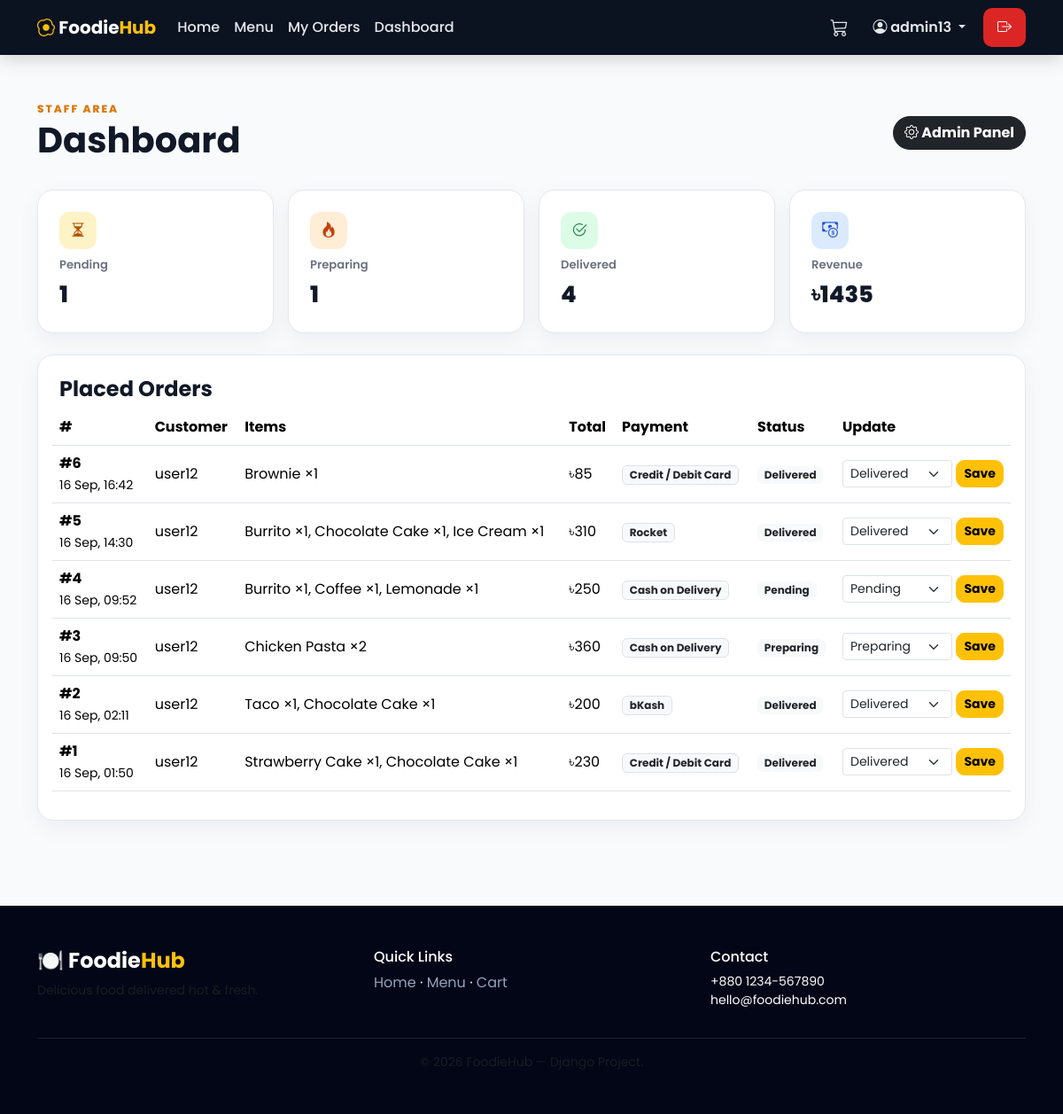
The page /dashboard/ (signed in) on the database its author committed.
### restaurant/models.py (models this page shows, shortened)
class Order(models.Model):
    STATUS_CHOICES = [
        ("Pending", "Pending"),
        ("Preparing", "Preparing"),
        ("Ready", "Ready"),
        ("Delivered", "Delivered"),
        ("Cancelled", "Cancelled"),
    ]
    PAYMENT_METHOD_CHOICES = [
        ("Cash on Delivery", "Cash on Delivery"),
        ("Card Payment", "Credit / Debit Card"),
        ("bKash", "bKash"),
        ("Nagad", "Nagad"),
        ("Rocket", "Rocket"),
    ]
    user = models.ForeignKey(User, on_delete=models.CASCADE, related_name="orders")
    created_at = models.DateTimeField(auto_now_add=True)
    status = models.CharField(max_length=20, choices=STATUS_CHOICES, default="Pending")
    payment_method = models.CharField(max_length=30, choices=PAYMENT_METHOD_CHOICES, default="Cash on Delivery")
    total = models.DecimalField(max_digits=10, decimal_places=2, default=0)
    class Meta:
        ordering = ["-created_at"]

class OrderItem(models.Model):
    order = models.ForeignKey(Order, on_delete=models.CASCADE, related_name="items")
    food_item = models.ForeignKey(FoodItem, on_delete=models.PROTECT)
    quantity = models.PositiveIntegerField(default=1)
    price = models.DecimalField(max_digits=8, decimal_places=2)
    total = models.DecimalField(max_digits=10, decimal_places=2)

class FoodItem(models.Model):
    CATEGORY_CHOICES = [
        ("Main Course", "Main Course"),
        ("Fast Food", "Fast Food"),
        ("Snacks", "Snacks"),
        ("Dessert", "Dessert"),
        ("Drinks", "Drinks"),
    ]
    name = models.CharField(max_length=120)
    emoji = models.CharField(max_length=10, default="🍽️")
    category = models.CharField(max_length=30, choices=CATEGORY_CHOICES, default="Main Course")
    description = models.TextField(blank=True)
    price = models.DecimalField(max_digits=8, decimal_places=2)
    available = models.BooleanField(default=True)
    image_url = models.URLField(blank=True, help_text="Optional direct food-photo URL. Leave blank to use the emoji fallback.")
    featured = models.BooleanField(default=False)
    class Meta:
        ordering = ["category", "name"]

### restaurant/views.py (the view)
# urls.py: path("dashboard/", views.dashboard, name="dashboard"),
@staff_member_required
def dashboard(request):
    orders = Order.objects.select_related("user").prefetch_related("items__food_item")
    pending_count = orders.filter(status="Pending").count()
    preparing_count = orders.filter(status="Preparing").count()
    delivered_count = orders.filter(status="Delivered").count()
    total_revenue = sum((order.total for order in orders if order.status != "Cancelled"), Decimal("0.00"))
    return render(request, "dashboard.html", {
        "orders": orders,
        "pending_count": pending_count,
        "preparing_count": preparing_count,
        "delivered_count": delivered_count,
        "total_revenue": total_revenue,
        "status_choices": Order.STATUS_CHOICES,
    })

### restaurant/context_processors.py (called while the page is built)
def cart_count(request):
    cart = request.session.get("cart", {})
    count = sum(int(qty) for qty in cart.values())
    return {"cart_count": count}

### templates/dashboard.html (shortened to what this page needs)
{% extends "base.html" %}
{% block content %}
<div class="container py-5">
    <div class="d-flex justify-content-between align-items-center mb-4">
        <div><span class="section-kicker">STAFF AREA</span><h1 class="fw-bold">Dashboard</h1></div>
        <a href="/admin/" class="btn btn-dark rounded-pill"><i class="bi bi-gear"></i> Admin Panel</a>
    </div>
    <div class="row g-3 mb-4">
        <div class="col-6 col-md-3"><div class="stat-card p-4"><div class="stat-icon stat-icon-pending"><i class="bi bi-hourglass-split"></i></div><span>Pending</span><strong>{{ pending_count }}</strong></div></div>
        <div class="col-6 col-md-3"><div class="stat-card p-4"><div class="stat-icon stat-icon-preparing"><i class="bi bi-fire"></i></div><span>Preparing</span><strong>{{ preparing_count }}</strong></div></div>
        <div class="col-6 col-md-3"><div class="stat-card p-4"><div class="stat-icon stat-icon-delivered"><i class="bi bi-check2-circle"></i></div><span>Delivered</span><strong>{{ delivered_count }}</strong></div></div>
        <div class="col-6 col-md-3"><div class="stat-card p-4"><div class="stat-icon stat-icon-revenue"><i class="bi bi-cash-coin"></i></div><span>Revenue</span><strong>৳{{ total_revenue|floatformat:0 }}</strong></div></div>
    </div>
    <div class="summary-card p-3">
        <h4 class="fw-bold px-2 pt-2">Placed Orders</h4>
        <div class="table-responsive">
            <table class="table align-middle">
                <thead><tr><th>#</th><th>Customer</th><th>Items</th><th>Total</th><th>Payment</th><th>Status</th><th>Update</th></tr></thead>
                <tbody>
                {% for order in orders %}
                <tr>
                    <td><strong>#{{ order.id }}</strong><br><small>{{ order.created_at|date:"d M, H:i" }}</small></td>
                    <td>{{ order.user.username }}</td>
                    <td>{% for item in order.items.all %}{{ item.food_item.name }} ×{{ item.quantity }}{% if not forloop.last %}, {% endif %}{% endfor %}</td>
                    <td>৳{{ order.total|floatformat:0 }}</td>
                    <td><span class="badge bg-light text-dark border">{{ order.get_payment_method_display }}</span></td>
                    <td><span class="badge bg-light text-dark">{{ order.status }}</span></td>
                    <td>
                        <form method="post" action="{% url 'update_order_status' order.id %}" class="d-flex gap-1">
                            <select name="status" class="form-select form-select-sm">
                                {% for value,label in status_choices %}
                                <option value="{{ value }}" {% if order.status == value %}selected{% endif %}>{{ label }}</option>
                                {% endfor %}
                            </select>
                            <button class="btn btn-sm btn-warning">Save</button>
                        </form>
                    </td>
                </tr>
                {% empty %}
                <tr><td colspan="7" class="text-center text-muted py-4">No orders yet.</td></tr>
                {% endfor %}
                </tbody>
            </table>
        </div>
    </div>
</div>
{% endblock %}

### templates/base.html (shortened to what this page needs)
{% load static %}
<!DOCTYPE html>
<html lang="en">
<head>
    <link href="https://cdn.jsdelivr.net/npm/bootstrap@5.3.2/dist/css/bootstrap.min.css" rel="stylesheet">
    <link rel="stylesheet" href="https://cdn.jsdelivr.net/npm/bootstrap-icons@1.11.2/font/bootstrap-icons.css">
    <link rel="stylesheet" href="{% static 'css/style.css' %}">
</head>
<body>
<nav class="navbar navbar-expand-lg navbar-dark sticky-top custom-navbar">
    <div class="container">
        <a class="navbar-brand fw-bold" href="{% url 'home' %}"><i class="bi bi-egg-fried text-warning"></i> Foodie<span class="text-warning">Hub</span></a>
        <div class="collapse navbar-collapse" id="nav">
            <ul class="navbar-nav me-auto">
                <li class="nav-item"><a class="nav-link" href="{% url 'home' %}">Home</a></li>
                <li class="nav-item"><a class="nav-link" href="{% url 'menu' %}">Menu</a></li>
                {% if user.is_authenticated %}
                <li class="nav-item"><a class="nav-link" href="{% url 'my_orders' %}">My Orders</a></li>
                {% endif %}
                {% if user.is_staff %}
                <li class="nav-item"><a class="nav-link" href="{% url 'dashboard' %}">Dashboard</a></li>
                {% endif %}
            </ul>
            <ul class="navbar-nav align-items-lg-center gap-lg-2">
                <li class="nav-item me-lg-1">
                    <a class="nav-link cart-link" href="{% url 'cart' %}" aria-label="Cart">
                        <i class="bi bi-cart3 fs-5"></i>
                    </a>
                </li>
                {% if user.is_authenticated %}
                <li class="nav-item dropdown">
                    <a class="nav-link dropdown-toggle account-toggle" data-bs-toggle="dropdown" href="#" role="button" aria-expanded="false">
                        <i class="bi bi-person-circle"></i> {{ user.username }}
                    </a>
                </li>
                <li class="nav-item ms-lg-1">
                    <a href="{% url 'logout' %}" class="btn logout-btn" title="Logout">
                        <i class="bi bi-box-arrow-right"></i><span class="d-lg-none ms-2">Logout</span>
                    </a>
                </li>
                {% else %}
                <li class="nav-item"><a class="nav-link" href="{% url 'login' %}">Login</a></li>
                <li class="nav-item ms-lg-2"><a class="btn btn-warning nav-signup" href="{% url 'register' %}">Sign Up</a></li>
                {% endif %}
            </ul>
        </div>
    </div>
</nav>
<main class="min-vh-100">{% block content %}{% endblock %}</main>
<footer class="footer mt-5 py-5">
    <div class="container">
        <div class="row g-4">
            <div class="col-md-4">
                <h4 class="fw-bold">🍽️ Foodie<span class="text-warning">Hub</span></h4>
                <p class="text-muted small">Delicious food delivered hot &amp; fresh.</p>
            </div>
            <div class="col-md-4">
                <h6>Quick Links</h6>
                <a href="{% url 'home' %}">Home</a> · <a href="{% url 'menu' %}">Menu</a> · <a href="{% url 'cart' %}">Cart</a>
            </div>
            <div class="col-md-4">
                <h6>Contact</h6>
                <p class="small">+880 1234-567890<br>hello@foodiehub.com</p>
            </div>
        </div>
        <hr class="border-secondary">
        <p class="text-center text-muted small mb-0">© 2026 FoodieHub — Django Project.</p>
    </div>
</footer>
</body>
</html>

### static/css/style.css (style rules this page uses)
* { box-sizing: border-box; }
body { font-family: "Poppins", sans-serif; background: #f8fafc; color: #111827; }
a { transition: .2s; }
.custom-navbar { background: #0b1220; box-shadow: 0 5px 20px rgba(0, 0, 0, .16); }
.nav-link { color: #e5e7eb !important; font-weight: 500; }
.account-toggle { font-weight: 600; }
.cart-link { position: relative; }
.logout-btn { background: #dc2626; border: 2px solid #dc2626; color: #fff !important; font-weight: 700; border-radius: 999px; padding: 8px 14px; display: inline-flex; align-items: center; }
.section-kicker { font-size: .75rem; font-weight: 800; letter-spacing: 2px; color: #d97706; }
.btn { font-weight: 700; border-radius: 10px; }
.cart-item, .order-card, .summary-card, .stat-card { background: #fff; border: 1px solid #e5e7eb; border-radius: 18px; box-shadow: 0 8px 25px rgba(15, 23, 42, .05); }
.stat-card { display: flex; flex-direction: column; gap: 4px; }
.stat-card span { color: #6b7280; font-size: .82rem; font-weight: 600; }
.stat-card strong { font-size: 1.6rem; font-weight: 800; color: #111827; }
.stat-icon { width: 42px; height: 42px; border-radius: 12px; display: grid; place-items: center; font-size: 1.1rem; margin-bottom: 4px; }
.stat-icon-pending { background: #fef3c7; color: #b45309; }
.stat-icon-preparing { background: #ffedd5; color: #c2410c; }
.stat-icon-delivered { background: #dcfce7; color: #15803d; }
.stat-icon-revenue { background: #dbeafe; color: #1d4ed8; }
.footer { background: #020617; color: #fff; }
.footer a { color: #94a3b8; text-decoration: none; }

### rows shown on the page
Order: id "6", created_at "16 Sep, 16:42", user.username "user12", total "85", payment_method "Credit / Debit Card", status "Delivered"
OrderItem: food_item.name "Brownie", quantity "1"
Order: id "5", created_at "16 Sep, 14:30", user.username "user12", total "310", payment_method "Rocket", status "Delivered"
OrderItem: food_item.name "Burrito", quantity "1"
OrderItem: food_item.name "Chocolate Cake", quantity "1"
OrderItem: food_item.name "Ice Cream", quantity "1"
Order: id "4", created_at "16 Sep, 09:52", user.username "user12", total "250", payment_method "Cash on Delivery", status "Pending"
OrderItem: food_item.name "Burrito", quantity "1"
OrderItem: food_item.name "Coffee", quantity "1"
OrderItem: food_item.name "Lemonade", quantity "1"
Order: id "3", created_at "16 Sep, 09:50", user.username "user12", total "360", payment_method "Cash on Delivery", status "Preparing"
OrderItem: food_item.name "Chicken Pasta", quantity "2"
Order: id "2", created_at "16 Sep, 02:11", user.username "user12", total "200", payment_method "bKash", status "Delivered"
OrderItem: food_item.name "Taco", quantity "1"
OrderItem: food_item.name "Chocolate Cake", quantity "1"
Order: id "1", created_at "16 Sep, 01:50", user.username "user12", total "230", payment_method "Credit / Debit Card", status "Delivered"
OrderItem: food_item.name "Strawberry Cake", quantity "1"
OrderItem: food_item.name "Chocolate Cake", quantity "1"

### other values the page prints
{{ user.username }} "admin13"
{{ pending_count }} "1"
{{ preparing_count }} "1"
{{ delivered_count }} "4"
{{ total_revenue|floatformat:0 }} "1435"
